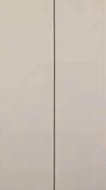
#> input picture frame 74 of Testvideo (online-video-cutter.com).mp4, 106 x 190 px
$ jupyter execute --allow-errors 'optical flow for cantilever beam.ipynb'   (shell and % lines are left out)
#> lines starting #> are read from the running program, lines starting #| are printed output that depends on the picture
[cell 1]
import cv2
import numpy as np
import matplotlib.pyplot as plt
from scipy.fft import fft

# Define global variables
selected_point = None
old_frame = None
motion_history = []
time_history = []

# Mouse callback function to select a point
def select_point(event, x, y, flags, param):
    global selected_point
    if event == cv2.EVENT_LBUTTONDOWN:
        selected_point = (x, y)


# Create a VideoCapture object to capture video from your webcam
cap = cv2.VideoCapture('Testvideo (online-video-cutter.com).mp4')

# Define the CLAHE (Contrast Limited Adaptive Histogram Equalization) object
clahe = cv2.createCLAHE(clipLimit=2.0, tileGridSize=(8, 8))
# Create a named window and set the mouse callback function
cv2.namedWindow('Optical Flow')
cv2.setMouseCallback('Optical Flow', select_point)

# Lucas-Kanade optical flow parameters
lk_params = dict(
    winSize=(25, 30),
    maxLevel=10,
    criteria=(cv2.TERM_CRITERIA_EPS | cv2.TERM_CRITERIA_COUNT, 10, 0.02),
)

# Get the frame rate (frames per second) and total number of frames in the video
frame_rate = int(cap.get(cv2.CAP_PROP_FPS))
total_frames = int(cap.get(cv2.CAP_PROP_FRAME_COUNT))
z = 0

while True:
    ret, frame = cap.read()
#> frame is the input picture: shape (190, 106, 3); mean B, G, R 179.4, 189, 199.3
    if not ret:
        break

    # Convert the frame to grayscale
    gray = cv2.cvtColor(frame, cv2.COLOR_BGR2GRAY)
    # Apply CLAHE to the grayscale frame
    gray = clahe.apply(gray)
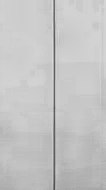
#> gray: shape (190, 106); min 81, max 218, mean 196.4
    gray = cv2.GaussianBlur(gray,(5,5), 1)
    if selected_point is not None:
        # Calculate optical flow
        p1, st, err = cv2.calcOpticalFlowPyrLK(
            old_frame, gray, np.array([selected_point], dtype=np.float32), None, **lk_params
        )

        if st[0][0] == 1:
            # Draw the point and the motion vector
            x, y = selected_point
            x_new, y_new = p1[0].astype(int)

            cv2.circle(gray, (x_new, y_new), 5, (0, 255, 0), -1)
            cv2.circle(gray, (x, y), 5, (0, 0, 225), -1)
            #cv2.line(frame, (x, y), (x_new, y_new), (0, 0, 255), 2)

            # Calculate displacement from the initial position
            displacement = (x_new, y_new)

            # Append the displacement to the motion_history
            motion_history.append(displacement)
            time_history.append(z / frame_rate)

    cv2.imshow('Optical Flow', gray)
    old_frame = gray

    key = cv2.waitKey(1) & 0xFF
#> (key Esc is pressed here)
    if key == 27:  # Press 'Esc' to exit
        break

    z = z + 1

# Release the VideoCapture and close all windows
cap.release()
cv2.destroyAllWindows()

# Convert motion history to a numpy array
motion_history = np.array(motion_history)

# Subtract the initial position from all coordinates in motion history
#> (the rest of this cell did not finish here and is left out)


$ run again, starting later in the video
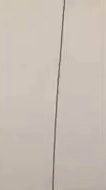
#> input picture frame 334 of Testvideo (online-video-cutter.com).mp4, 106 x 190 px
#> frame is the input picture: shape (190, 106, 3); mean B, G, R 179.5, 189, 199.4
#> `gray = clahe.apply(gray)`:
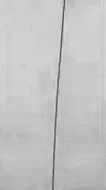
#> gray: shape (190, 106); min 74, max 224, mean 196

$ run again, starting later in the video
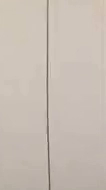
#> input picture frame 595 of Testvideo (online-video-cutter.com).mp4, 106 x 190 px
#> frame is the input picture: shape (190, 106, 3); mean B, G, R 179.4, 188.7, 199.1
#> `gray = clahe.apply(gray)`:
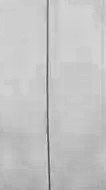
#> gray: shape (190, 106); min 66, max 218, mean 195.8
